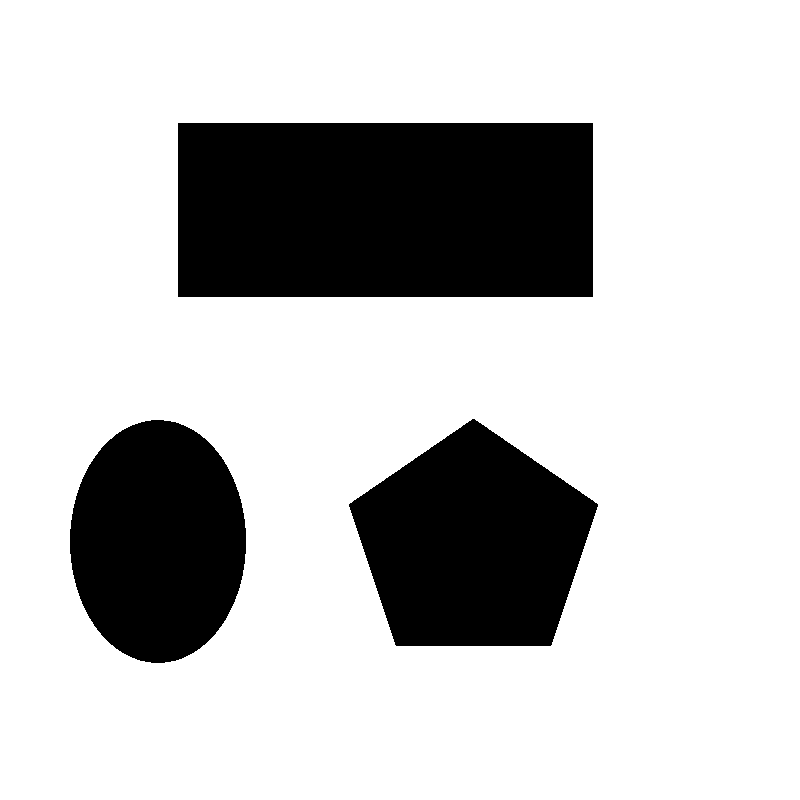
%> input picture RRT-RRTstar/RRTstar/map.png, 800 x 800 px
$ octave RRTstar.m   (GNU Octave 9; MATLAB toolbox functions it lacks are replaced by stand-ins)
%> lines starting %> are read from the running program, lines starting %| are printed output that depends on the picture; in (x1, y1, x2, y2) boxes, pixels count from 0 and x2, y2 are one past the last pixel; in counts of white or black regions, pixels touching at a corner belong together; the program's own positions count from 1
### RRT-RRTstar/RRTstar/collisionChecking.m
function feasible=collisionChecking(startPose,goalPose,map)

feasible=true;
%dir=atan2(goalPose(1)-startPose(1),goalPose(2)-startPose(2));
dir = atan2(goalPose(2)-startPose(2),goalPose(1)-startPose(1));
for r = 0:0.5:sqrt(sum((startPose-goalPose).^2))      %以0.5为步长,从startPose开始递增的检查是否有障碍
    %posCheck = startPose + r.*[sin(dir) cos(dir)];      %直线距离增加0.5后的坐标
    posCheck = startPose + r.*[cos(dir) sin(dir)];      %直线距离增加0.5后的坐标

    %将一个小数(x,y)向4个方向取整,确保该点没有触碰障碍
    if ~(feasiblePoint(ceil(posCheck),map) && feasiblePoint(floor(posCheck),map) ...
        && feasiblePoint([ceil(posCheck(1)) floor(posCheck(2))],map) ...
        && feasiblePoint([floor(posCheck(1)) ceil(posCheck(2))],map))
        feasible = false;
        break;
    end
    if ~feasiblePoint([floor(goalPose(1)),ceil(goalPose(2))],map)
        feasible = false;
    end

end

function feasible = feasiblePoint(point,map)
feasible = true;
if ~(point(1)>=1 && point(1)<=size(map,1) && point(2)>=1 ...
    && point(2)<=size(map,2) && map(point(2),point(1))==255)
    feasible = false;   %有障碍
end

### RRT-RRTstar/RRTstar/RRTstar.m
clear all; close all; clc;
%% 参数初始化
x_I = 1; y_I = 1;           % 设置初始点
x_G = 750; y_G = 750;       % 设置目标点
GoalThreshold = 30;         % 设置目标点阈值
Delta = 30;                 % 设置扩展步长 default:30
RadiusForNeib = 80;         % rewire的范围,半径r
MaxIterations = 2500;       % 最大迭代次数
UpdateTime = 50;            % 更新路径的时间间隔
DelayTime = 0.0;            % 绘图延迟时间
%% 建树初始化:T是树,v是节点
T.v(1).x = x_I;             % 把起始节点加入到T中
T.v(1).y = y_I;
T.v(1).xPrev = x_I;         % 节点的父节点坐标:起点的父节点是其本身
T.v(1).yPrev = y_I;
T.v(1).totalCost = 0;         % 从起始节点开始的累计cost，这里取欧氏距离
T.v(1).indPrev = 0;         % 父节点的索引
%% 开始构建树
figure(1);
ImpRgb = imread('map.png');
%> ImpRgb is the input picture: size 800x800x3 uint8; 77.3% white; 3 black regions, box (x1, y1, x2, y2) and area: (178, 123, 593, 297) 72210, (349, 419, 598, 646) 39387, (70, 420, 246, 663) 33559
Imp = rgb2gray(ImpRgb);
imshow(Imp)
xL = size(Imp,1);   % 地图x轴长度
%> xL = 800
yL = size(Imp,2);   % 地图y轴长度
%> yL = 800
hold on
plot(x_I, y_I, 'mo', 'MarkerSize',10, 'MarkerFaceColor','m');   % 绘制起点和目标点
plot(x_G, y_G, 'go', 'MarkerSize',10, 'MarkerFaceColor','g');
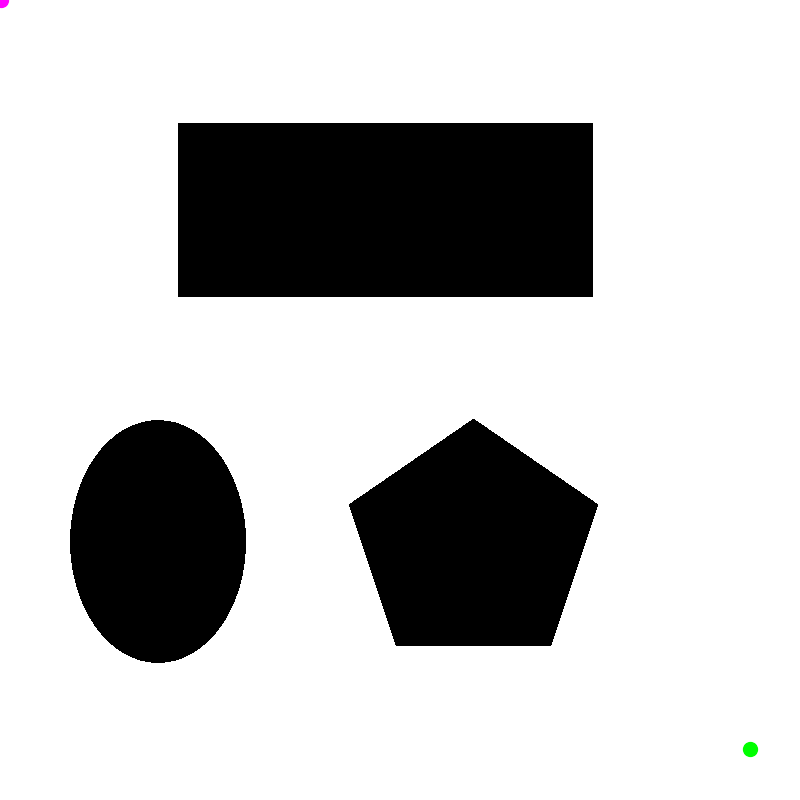
%> figure redrawn from the program's plot data
count = 1;
pHandleList = [];
lHandleList = [];
resHandleList = [];
findPath = 0;
update_count = 0;
path.pos = [];
for iter = 1:MaxIterations

    %Step 1: 在地图中随机采样一个点x_rand (Sample)
    x_rand = [unifrnd(0,xL),unifrnd(0,yL)];	%产生随机点(x,y)
%> x_rand = [675.5 606.4]

    %Step 2: 遍历树，从树中找到最近邻近点x_near (Near)
    minDis = sqrt((x_rand(1) - T.v(1).x)^2 + (x_rand(2) - T.v(1).y)^2);
%> minDis = 906.3
    minIndex = 1;
    for i = 2:size(T.v,2)	% T.v按行向量存储，size(T.v,2)获得节点总数
    	distance = sqrt((x_rand(1) - T.v(i).x)^2 + (x_rand(2) - T.v(i).y)^2);   %两节点间距离
        if(distance < minDis)
            minDis = distance;
            minIndex = i;
        end
    end
%> after the loop, minIndex = 1

    x_near(1) = T.v(minIndex).x;    % 找到当前树中离x_rand最近的节点
    x_near(2) = T.v(minIndex).y;
    temp_parent = minIndex;         % 临时父节点的索引
%> temp_parent = 1
    temp_cost = Delta + T.v(minIndex).totalCost;   % 临时累计代价
%> temp_cost = 30

    %Step 3: 扩展得到x_new节点 (Steer)
    theta = atan2((x_rand(2) - x_near(2)),(x_rand(1) - x_near(1)));
%> theta = 0.731
    x_new(1) = x_near(1) + cos(theta) * Delta;
    x_new(2) = x_near(2) + sin(theta) * Delta;
    %plot(x_rand(1), x_rand(2), 'ro', 'MarkerSize',10, 'MarkerFaceColor','r');
    %plot(x_new(1), x_new(2), 'bo', 'MarkerSize',10, 'MarkerFaceColor','b');

    % 检查节点是否是collision-free
    if ~collisionChecking(x_near,x_new,Imp)
%> after the loop in collisionChecking, `for r = 0:0.5:sqrt(sum((startPose-goalPose).^2))`: feasible = true
        continue;   %有障碍物
    end

    %Step 4: 在以x_new为圆心,半径为R的圆内搜索节点 (NearC)
    disToNewList = [];    % 每次循环要把队列清空
%> disToNewList = []
    nearIndexList = [];
    for index_near = 1:count
        disTonew = sqrt((x_new(1) - T.v(index_near).x)^2 + (x_new(2) - T.v(index_near).y)^2);
        if(disTonew < RadiusForNeib)    % 满足条件:欧氏距离小于R
            disToNewList = [disToNewList disTonew];     % 满足条件的所有节点到x_new的cost
            nearIndexList = [nearIndexList index_near];     % 满足条件的所有节点基于树T的索引
        end
    end
%> this loop made 1 pass
%> disToNewList on pass 1: 30
%> after the loop, nearIndexList = 1

    %Step 5: 选择x_new的父节点,使x_new的累计cost最小 (ChooseParent)
    for cost_index = 1:length(nearIndexList)    % cost_index是基于disToNewList的索引,不是整棵树的索引
        costToNew = disToNewList(cost_index) + T.v(nearIndexList(cost_index)).totalCost;
%> costToNew = 30
        if(costToNew < temp_cost)    % temp_cost为通过minDist节点的路径的cost
            x_mincost(1) = T.v(nearIndexList(cost_index)).x;     % 符合剪枝条件节点的坐标
            x_mincost(2) = T.v(nearIndexList(cost_index)).y;
            if ~collisionChecking(x_mincost,x_new,Imp)
            	continue;   %有障碍物
            end
        	temp_cost = costToNew;
        	temp_parent = nearIndexList(cost_index);
        end
    end

    %Step 6: 将x_new插入树T (AddNodeEdge)
    count = count+1;    %最新节点的索引

    T.v(count).x = x_new(1);
    T.v(count).y = x_new(2);
    T.v(count).xPrev = T.v(temp_parent).x;
    T.v(count).yPrev = T.v(temp_parent).y;
    T.v(count).totalCost = temp_cost;
    T.v(count).indPrev = temp_parent;     %其父节点x_near的index

   l_handle = plot([T.v(count).xPrev, x_new(1)], [T.v(count).yPrev, x_new(2)], 'b', 'Linewidth', 2);
   p_handle = plot(x_new(1), x_new(2), 'ko', 'MarkerSize', 4, 'MarkerFaceColor','k');
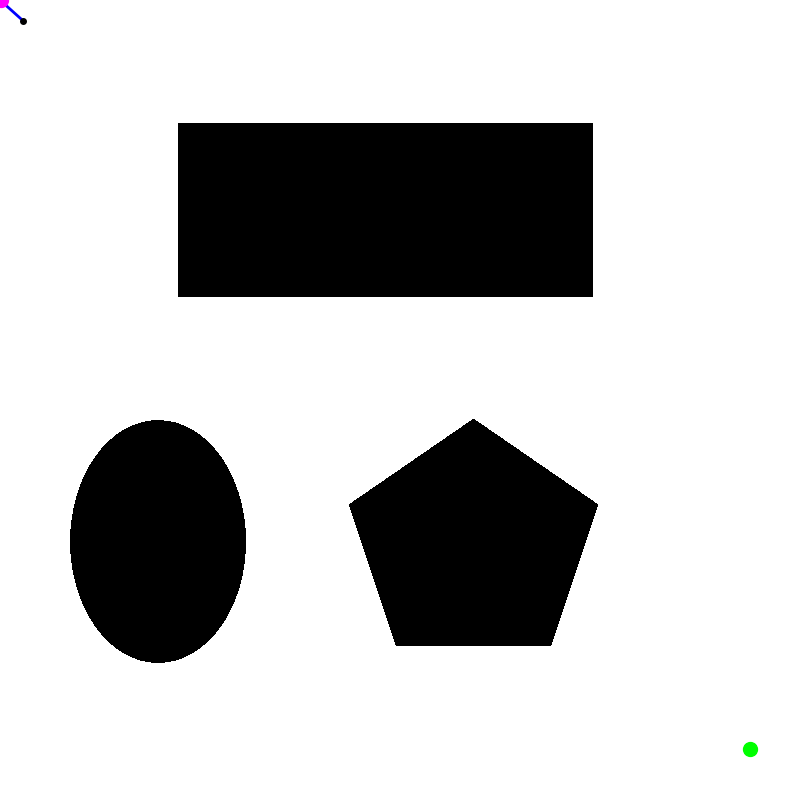
%> figure redrawn from the program's plot data

   pHandleList = [pHandleList p_handle];    %绘图的句柄索引即为count
   lHandleList = [lHandleList l_handle];
   pause(DelayTime);
    %Step 7: 剪枝 (rewire)
    for rewire_index = 1:length(nearIndexList)
        if(nearIndexList(rewire_index) ~= temp_parent)    % 若不是之前计算的最小cost的节点
            newCost = temp_cost + disToNewList(rewire_index);    % 计算neib经过x_new再到起点的代价
            if(newCost < T.v(nearIndexList(rewire_index)).totalCost)    % 需要剪枝
                x_neib(1) = T.v(nearIndexList(rewire_index)).x;     % 符合剪枝条件节点的坐标
                x_neib(2) = T.v(nearIndexList(rewire_index)).y;
                if ~collisionChecking(x_neib,x_new,Imp)
                    continue;   %有障碍物
                end
                T.v(nearIndexList(rewire_index)).xPrev = x_new(1);      % 对该neighbor信息进行更新
                T.v(nearIndexList(rewire_index)).yPrev = x_new(2);
                T.v(nearIndexList(rewire_index)).totalCost = newCost;
                T.v(nearIndexList(rewire_index)).indPrev = count;       % x_new的索引

                %delete(pHandleList());
                %delete(lHandleList(nearIndexList(rewire_index)));
                lHandleList(nearIndexList(rewire_index)) = plot([T.v(nearIndexList(rewire_index)).x, x_new(1)], [T.v(nearIndexList(rewire_index)).y, x_new(2)], 'r', 'Linewidth', 2);

                %pHandleList = [pHandleList p_handle];    %绘图的句柄索引即为count
                %lHandleList = [lHandleList l_handle];
            end
        end
    end

    %Step 8:检查是否到达目标点附近
    disToGoal = sqrt((x_new(1) - x_G)^2 + (x_new(2) - y_G)^2);
%> disToGoal = 1029.3
    if(disToGoal < GoalThreshold && ~findPath)    % 找到目标点，此条件只进入一次
        findPath = 1;

        count = count+1;    %手动将Goal加入到树中
        Goal_index = count;
        T.v(count).x = x_G;
        T.v(count).y = y_G;
        T.v(count).xPrev = x_new(1);
        T.v(count).yPrev = x_new(2);
        T.v(count).totalCost = T.v(count - 1).totalCost + disToGoal;
        T.v(count).indPrev = count - 1;     %其父节点x_near的index
    end

    if(findPath == 1)
        update_count = update_count + 1;
        if(update_count == UpdateTime)
            update_count = 0;
            j = 2;
            path.pos(1).x = x_G;
            path.pos(1).y = y_G;
            pathIndex = T.v(Goal_index).indPrev;
            while 1
                path.pos(j).x = T.v(pathIndex).x;
                path.pos(j).y = T.v(pathIndex).y;
                pathIndex = T.v(pathIndex).indPrev;    % 沿终点回溯到起点
                if pathIndex == 0
                    break
                end
                j=j+1;
            end

            for delete_index = 1:length(resHandleList)
            	delete(resHandleList(delete_index));
            end
            for j = 2:length(path.pos)
                res_handle = plot([path.pos(j).x; path.pos(j-1).x;], [path.pos(j).y; path.pos(j-1).y], 'g', 'Linewidth', 4);
                resHandleList = [resHandleList res_handle];
            end
        end
    end
	pause(DelayTime); %暂停DelayTime s,使得RRT*扩展过程容易观察
end

for delete_index = 1:length(resHandleList)
	delete(resHandleList(delete_index));
end
for j = 2:length(path.pos)
	res_handle = plot([path.pos(j).x; path.pos(j-1).x;], [path.pos(j).y; path.pos(j-1).y], 'g', 'Linewidth', 4);
	resHandleList = [resHandleList res_handle];
end

disp('The path is found!');
